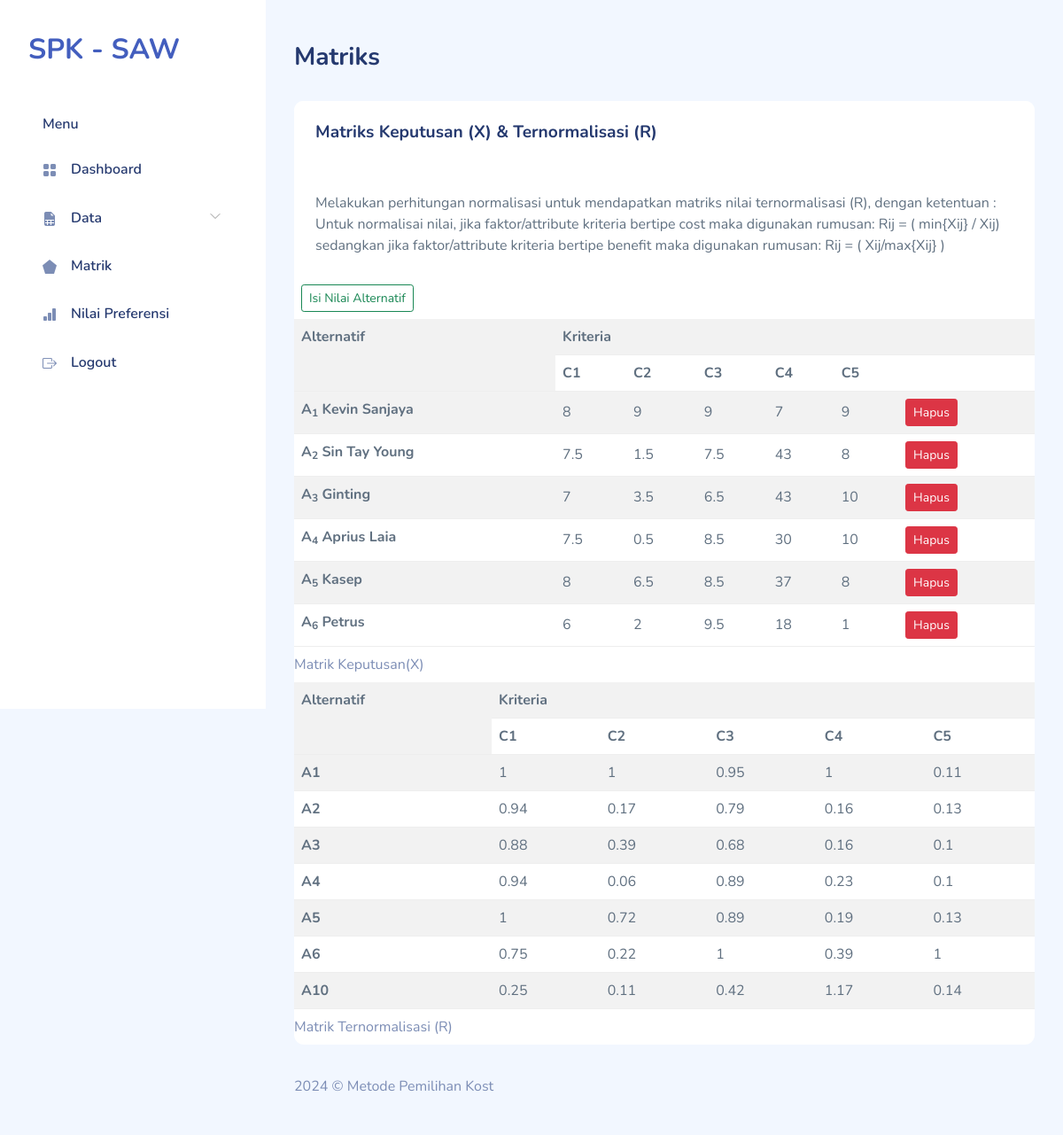
The page /matrik.php (signed in) on the database as committed earlier.
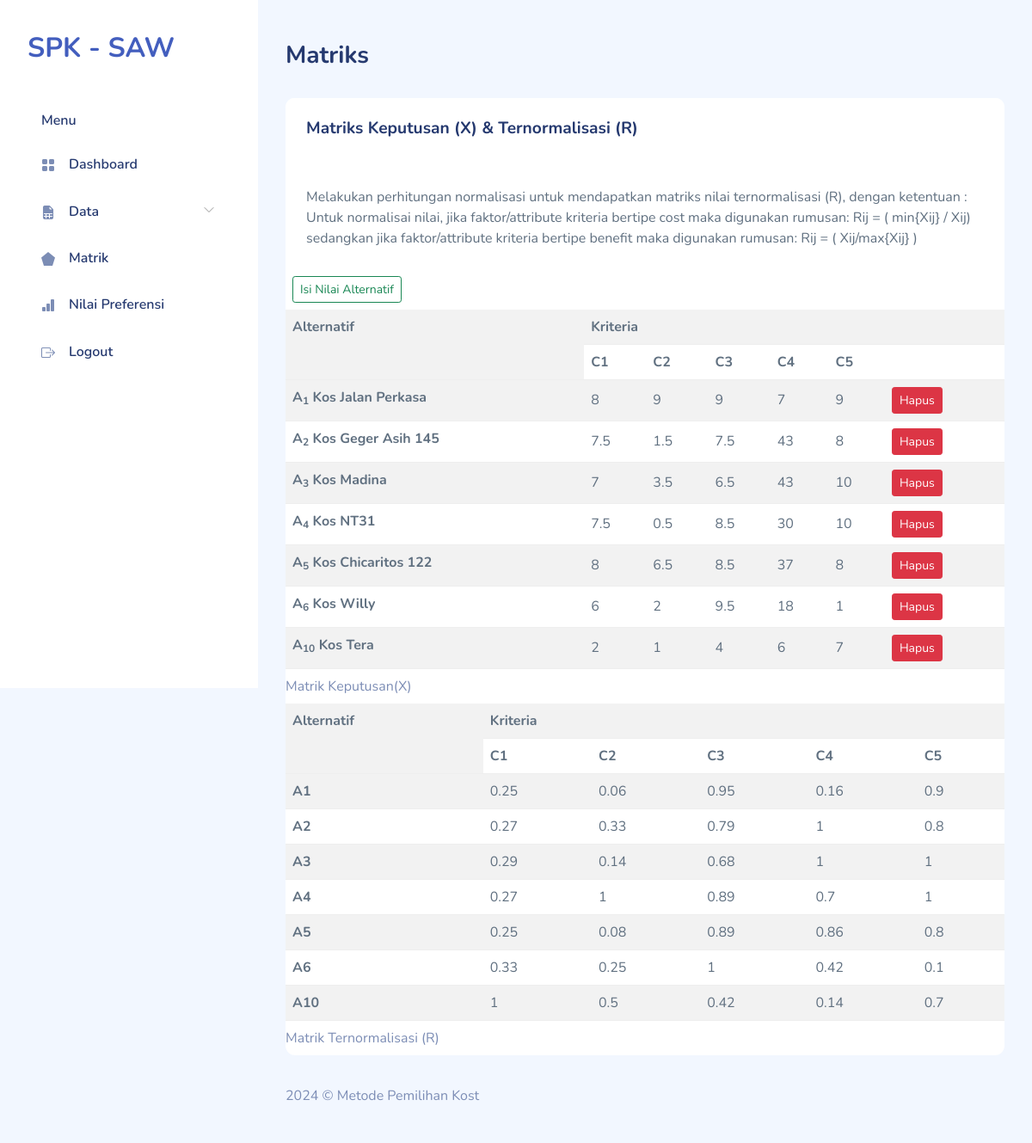
The same page on the database as committed later.
### tables this page shows
CREATE TABLE `saw_evaluations` (
  `id_alternative` smallint(5) UNSIGNED NOT NULL,
  `id_criteria` tinyint(3) UNSIGNED NOT NULL,
  `value` float NOT NULL
);

CREATE TABLE `saw_alternatives` (
  `id_alternative` smallint(5) UNSIGNED NOT NULL,
  `name` varchar(30) NOT NULL
);

### matrik.php (the view, shortened to what the changed rows need)
<!DOCTYPE html>
<html lang="en">
  <?php
require "layout/head.php";
require "include/conn.php";
?>
  <body>
    <div id="app">
      <div id="main">
        <div class="page-content">
          <section class="row">
            <div class="col-12">
              <div class="card">
                <div class="card-content">
                  <div class="table-responsive">
                  <table class="table table-striped mb-0">
    <caption>
        Matrik Keputusan(X)
    </caption>
    <tr>
        <th rowspan='2'>Alternatif</th>
        <th colspan='6'>Kriteria</th>
    </tr>
    <tr>
        <th>C1</th>
        <th>C2</th>
        <th>C3</th>
        <th>C4</th>
        <th colspan="2">C5</th>
    </tr>
    <?php
$sql = "SELECT
          a.id_alternative,
          b.name,
          SUM(IF(a.id_criteria=1,a.value,0)) AS C1,
          SUM(IF(a.id_criteria=2,a.value,0)) AS C2,
          SUM(IF(a.id_criteria=3,a.value,0)) AS C3,
          SUM(IF(a.id_criteria=4,a.value,0)) AS C4,
          SUM(IF(a.id_criteria=5,a.value,0)) AS C5
        FROM
          saw_evaluations a
          JOIN saw_alternatives b USING(id_alternative)
        GROUP BY a.id_alternative
        ORDER BY a.id_alternative";
$result = $db->query($sql);
$X = array(1 => array(), 2 => array(), 3 => array(), 4 => array(), 5 => array());
while ($row = $result->fetch_object()) {
    array_push($X[1], round($row->C1, 2));
    array_push($X[2], round($row->C2, 2));
    array_push($X[3], round($row->C3, 2));
    array_push($X[4], round($row->C4, 2));
    array_push($X[5], round($row->C5, 2));
    echo "<tr class='center'>
            <th>A<sub>{$row->id_alternative}</sub> {$row->name}</th>
            <td>" . round($row->C1, 2) . "</td>
            <td>" . round($row->C2, 2) . "</td>
            <td>" . round($row->C3, 2) . "</td>
            <td>" . round($row->C4, 2) . "</td>
            <td>" . round($row->C5, 2) . "</td>
            <td>
            <a href='keputusan-hapus.php?id={$row->id_alternative}' class='btn btn-danger btn-sm'>Hapus</a>
            </td>
          </tr>\n";
}
?>
</table>
<table class="table table-striped mb-0">
    <caption>
        Matrik Ternormalisasi (R)
    </caption>
    <tr>
        <th rowspan='2'>Alternatif</th>
        <th colspan='5'>Kriteria</th>
    </tr>
    <tr>
        <th>C1</th>
        <th>C2</th>
        <th>C3</th>
        <th>C4</th>
        <th>C5</th>
    </tr>
    <?php
$sql = "SELECT
          a.id_alternative,
          SUM(
            IF(
              a.id_criteria=1,
              IF(
                b.attribute='benefit',
                a.value/" . max($X[1]) . ",
                " . min($X[1]) . "/a.value)
              ,0)
              ) AS C1,
          SUM(
            IF(
              a.id_criteria=2,
              IF(
                b.attribute='benefit',
                a.value/" . max($X[2]) . ",
                " . min($X[2]) . "/a.value)
               ,0)
             ) AS C2,
          SUM(
            IF(
              a.id_criteria=3,
              IF(
                b.attribute='benefit',
                a.value/" . max($X[3]) . ",
                " . min($X[3]) . "/a.value)
               ,0)
             ) AS C3,
          SUM(
            IF(
              a.id_criteria=4,
              IF(
                b.attribute='benefit',
                a.value/" . max($X[4]) . ",
                " . min($X[4]) . "/a.value)
               ,0)
             ) AS C4,
          SUM(
            IF(
              a.id_criteria=5,
              IF(
                b.attribute='benefit',
                a.value/" . max($X[5]) . ",
                " . min($X[5]) . "/a.value)
               ,0)
             ) AS C5
        FROM
          saw_evaluations a
          JOIN saw_criterias b USING(id_criteria)
        GROUP BY a.id_alternative
        ORDER BY a.id_alternative
       ";
$result = $db->query($sql);
while ($row = $result->fetch_object()) {
    echo "<tr class='center'>
            <th>A{$row->id_alternative}</th>
            <td>" . round($row->C1, 2) . "</td>
            <td>" . round($row->C2, 2) . "</td>
            <td>" . round($row->C3, 2) . "</td>
            <td>" . round($row->C4, 2) . "</td>
            <td>" . round($row->C5, 2) . "</td>
          </tr>\n";
}
?>
</table>
                  </div>
                </div>
              </div>
            </div>
          </section>
        </div>
      </div>
    </div>
  </body>
</html>

Rows that differ between the two databases and show on the page:
changed through a linked row, saw_evaluations: id_alternative.name "Kevin Sanjaya" → "Kos Jalan Perkasa"; C1 "1" → "0.25"; C2 "1" → "0.06"; C4 "1" → "0.16"; C5 "0.11" → "0.9"
changed through a linked row, saw_evaluations: id_alternative.name "Sin Tay Young" → "Kos Geger Asih 145"; C1 "0.94" → "0.27"; C2 "0.17" → "0.33"; C4 "0.16" → "1"; C5 "0.13" → "0.8"
changed through a linked row, saw_evaluations: id_alternative.name "Ginting" → "Kos Madina"; C1 "0.88" → "0.29"; C2 "0.39" → "0.14"; C4 "0.16" → "1"; C5 "0.1" → "1"
changed through a linked row, saw_evaluations: id_alternative.name "Aprius Laia" → "Kos NT31"; C1 "0.94" → "0.27"; C2 "0.06" → "1"; C4 "0.23" → "0.7"; C5 "0.1" → "1"
changed through a linked row, saw_evaluations: id_alternative.name "Kasep" → "Kos Chicaritos 122"; C1 "1" → "0.25"; C2 "0.72" → "0.08"; C4 "0.19" → "0.86"; C5 "0.13" → "0.8"
changed through a linked row, saw_evaluations: id_alternative.name "Petrus" → "Kos Willy"; C1 "0.75" → "0.33"; C2 "0.22" → "0.25"; C4 "0.39" → "0.42"; C5 "1" → "0.1"
now on one of the page's lists (row unchanged): saw_evaluations: id_alternative "10", id_alternative.name "Kos Tera"
computed for saw_evaluations: C1 "0.25" → "1"; C2 "0.11" → "0.5"; C4 "1.17" → "0.14"; C5 "0.14" → "0.7"
